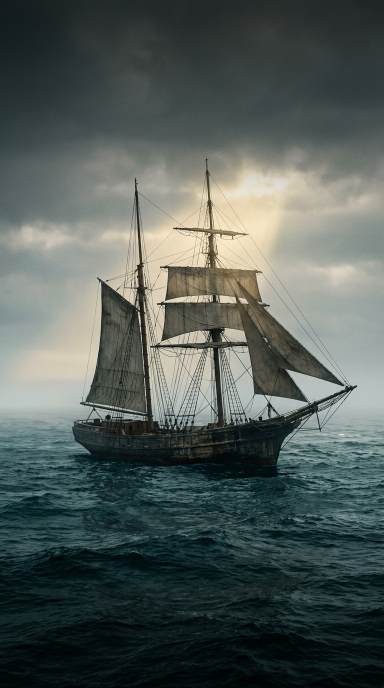
#> input picture new_channel_detective_timeglass/episodes/mary_celeste_001/assets/01_ship_at_sea.png, 768 x 1376 px, found by its file name (shown at 1/2 size)
$ python -i render_episode.py   (imports and definitions only)
#> lines starting #> are read from the running program, lines starting #| are printed output that depends on the picture
#!/usr/bin/env python3
"""Render a private 9:16 image-based Ben's Casebook pilot; never uploads to YouTube.

Requires Pillow, numpy, imageio-ffmpeg. All human poses come from separately
generated stills (not a character rig). Multiple distinct evidence stills plus
case-room portrait, later Ben clue pose, and port ending. No music.
"""
from __future__ import annotations
import math
import subprocess
import tempfile
import wave
from pathlib import Path

import numpy as np
from PIL import Image, ImageDraw, ImageFont, ImageOps
from imageio_ffmpeg import get_ffmpeg_exe

ROOT=Path(__file__).resolve().parent
BRAND=ROOT.parents[1]
ASSETS=ROOT/'assets'
AUDIO=ROOT/'audio'
OUTPUT=ROOT/'Mary_Celeste_Bens_Casebook_DRAFT_1080x1920.mp4'
W,H,FPS=1080,1920,30
WHITE=(250,247,232)
LIME=(210,239,112)
FONT_HEAD=BRAND/'assets/fonts/Anton-Regular.ttf'
FONT_BODY=BRAND/'assets/fonts/DMSans.ttf'
VOICE=[AUDIO/f'{i:02d}_{name}.wav' for i,name in enumerate(
    ['hook','ben','discovery','evidence','hypothesis','end'],1)]


# [23 lines left out: functions typography, cutout, not called in this run]


def source_image(name):
    # The three affected source PNGs were cleaned before delivery: no
    # screenshot UI, anachronistic foreground tool, or modern port buildings.
#> called with name = 'assets/01_ship_at_sea.png'
    return Image.open(ASSETS/name).convert('RGB')
#> returned value is the input picture: PIL image 768x1376 RGB; mean R, G, B 82.8, 92.2, 88.4


def plate(name,word=None,small=None,ben=None):
    if name=='case_room':
        image=Image.open(BRAND/'assets/realistic_case_room_background.png').convert('RGB')
    else:
        image=source_image(name)
    image=ImageOps.fit(image,(W,H),method=Image.Resampling.LANCZOS,centering=(.5,.45)).convert('RGBA')
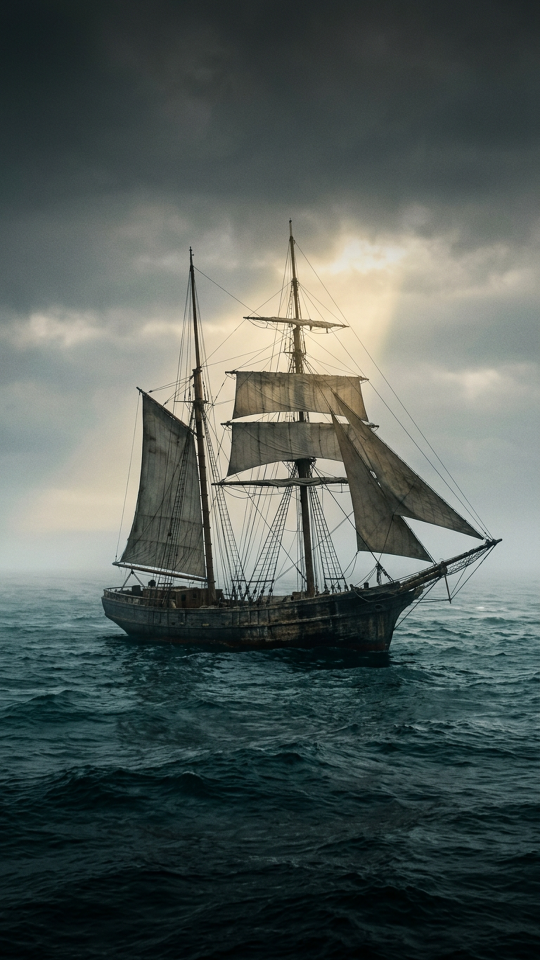
#> image: PIL image 1080x1920 RGBA (shown at 1/2 size); mean R, G, B, A 83.4, 92.8, 88.9, 255
    # Original illustrations, not purported historical photographs.
    shade=Image.new('RGBA',(W,H),(0,0,0,0));sd=ImageDraw.Draw(shade)
#> after `shade = Image.new('RGBA', (W, H), (0, 0, 0, 0))`: shade: PIL image 1080x1920 RGBA; every value is 0
    for y in range(0,560,8):
        alpha=round(115*(1-y/560))
        sd.rectangle((0,y,W,y+8),fill=(4,15,20,alpha))
    image=Image.alpha_composite(image,shade)
    if ben:
        if ben=='intro':
            character=Image.open(BRAND/'assets/male_detective_cutout_v2.png').convert('RGBA')
            size=(850,850);xy=(119,577)
        else:
            character=cutout(ASSETS/'detective_ben_clue_pose.png')
            size=(770,770);xy=(152,708)
        image.alpha_composite(character.resize(size,Image.Resampling.LANCZOS),xy)
    im=image.convert('RGB');d=ImageDraw.Draw(im)
    font=ImageFont.truetype(str(FONT_BODY),27)
    d.text((75,110),'ILLUSTRATED RECONSTRUCTION',font=font,fill=(235,236,218),
           stroke_width=1,stroke_fill=(4,15,19))
    if word:typography(im,word,small)
    return im


# [31 lines left out: function read_voice_and_timeline, not called in this run]


def call(args):
    subprocess.run(args,check=True,stdout=subprocess.DEVNULL,stderr=subprocess.PIPE)


# [45 lines left out: function main, not called in this run]

# [1 line not run here, left out]

>>> result = plate('assets/01_ship_at_sea.png')

$ run again, on new_channel_detective_timeglass/episodes/mary_celeste_001/assets/05_ship_to_port.png
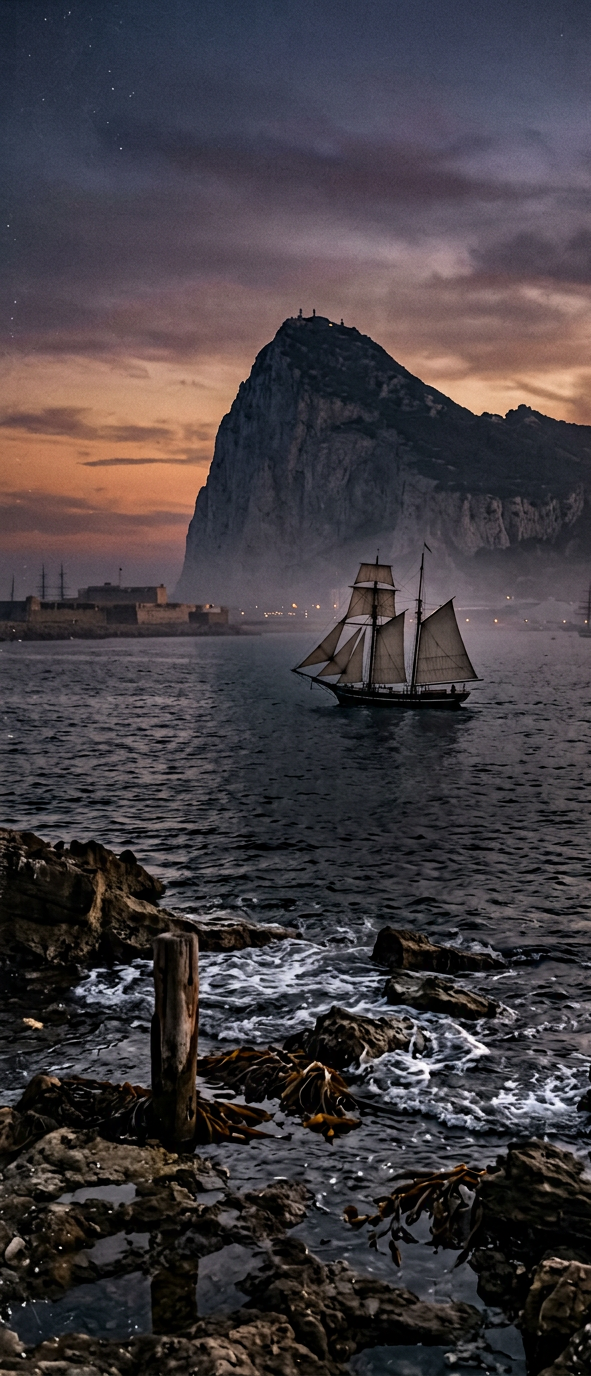
#> input picture new_channel_detective_timeglass/episodes/mary_celeste_001/assets/05_ship_to_port.png, 591 x 1376 px, found by its file name
#> in source_image, returned value is the input picture: PIL image 591x1376 RGB; mean R, G, B 67.3, 61.1, 65.2
#> in plate, `image=ImageOps.fit(image,(W,H),method=Image.Resampling.LANCZOS,centeri..`:
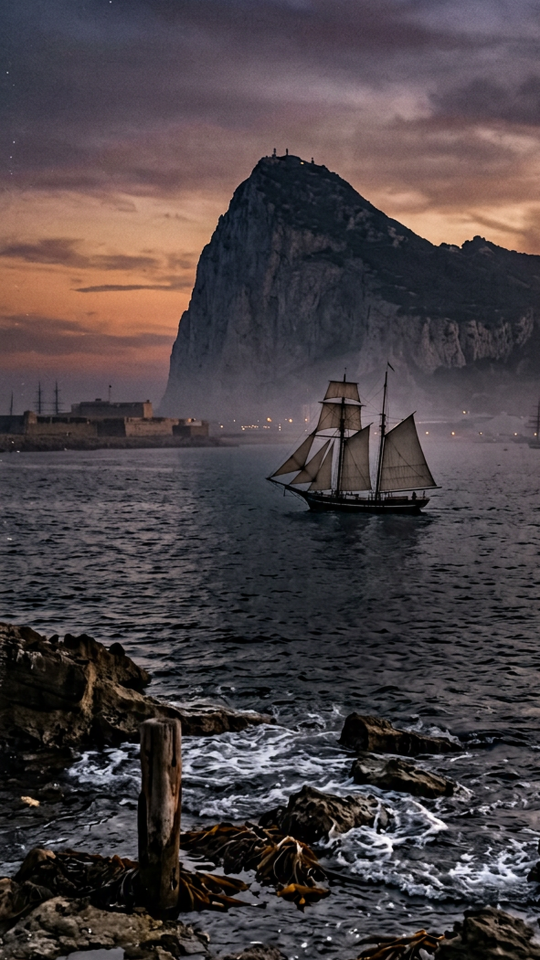
#> image: PIL image 1080x1920 RGBA (shown at 1/2 size); mean R, G, B, A 74.5, 66, 68.9, 255
#> shade: PIL image 1080x1920 RGBA; every value is 0
#> in plate, `image=Image.alpha_composite(image,shade)`:
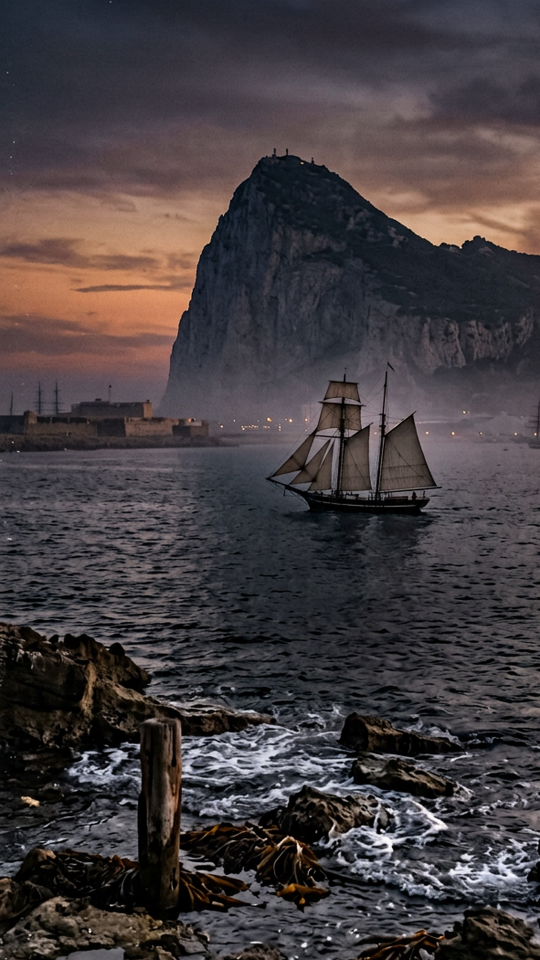
#> image: PIL image 1080x1920 RGBA (shown at 1/2 size); mean R, G, B, A 68.4, 61.6, 64.2, 255

$ run again, on new_channel_detective_timeglass/episodes/mary_celeste_001/assets/06_empty_davits.png
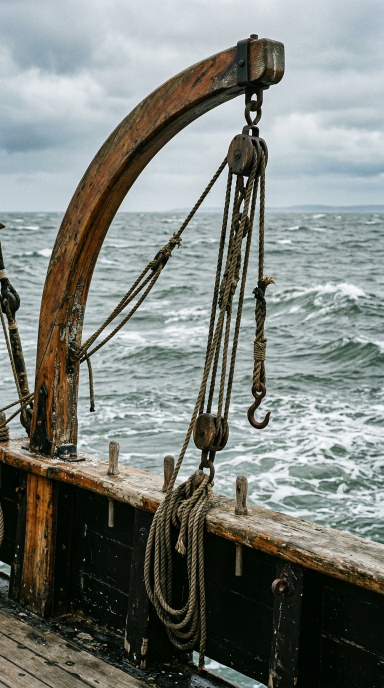
#> input picture new_channel_detective_timeglass/episodes/mary_celeste_001/assets/06_empty_davits.png, 768 x 1376 px, found by its file name (shown at 1/2 size)
#> in source_image, returned value is the input picture: PIL image 768x1376 RGB; mean R, G, B 123.4, 127.8, 122.7
#> in plate, `image=ImageOps.fit(image,(W,H),method=Image.Resampling.LANCZOS,centeri..`:
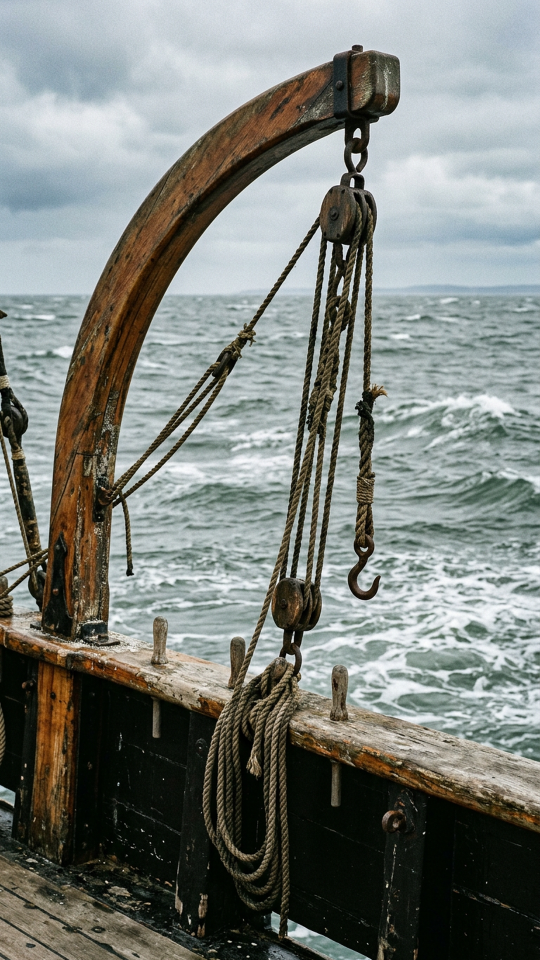
#> image: PIL image 1080x1920 RGBA (shown at 1/2 size); mean R, G, B, A 123.4, 127.7, 122.6, 255
#> shade: PIL image 1080x1920 RGBA; every value is 0
#> in plate, `image=Image.alpha_composite(image,shade)`:
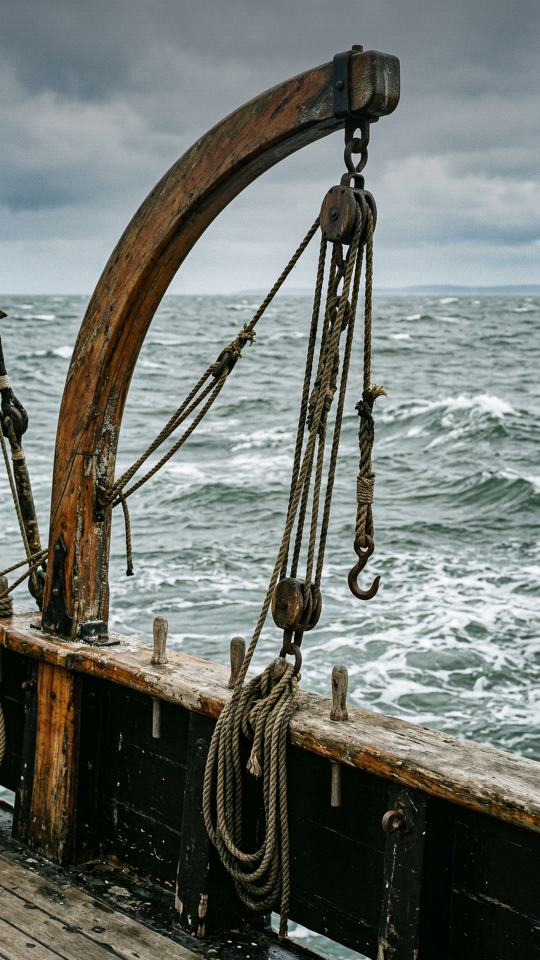
#> image: PIL image 1080x1920 RGBA (shown at 1/2 size); mean R, G, B, A 112, 116.6, 111.6, 255

$ run again, on new_channel_detective_timeglass/episodes/mary_celeste_001/assets/07_chart_uncertainty.png
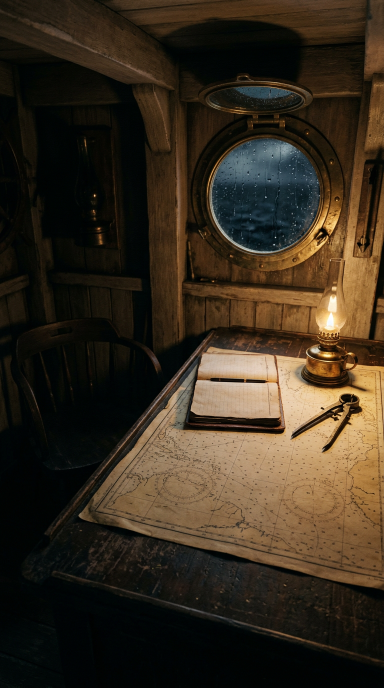
#> input picture new_channel_detective_timeglass/episodes/mary_celeste_001/assets/07_chart_uncertainty.png, 768 x 1376 px, found by its file name (shown at 1/2 size)
#> in source_image, returned value is the input picture: PIL image 768x1376 RGB; mean R, G, B 55.2, 44.4, 30
#> in plate, `image=ImageOps.fit(image,(W,H),method=Image.Resampling.LANCZOS,centeri..`:
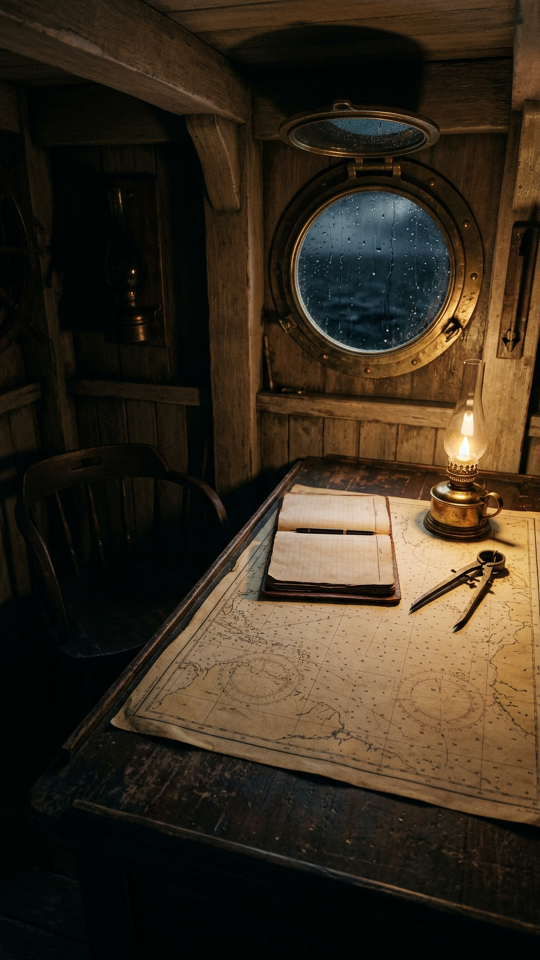
#> image: PIL image 1080x1920 RGBA (shown at 1/2 size); mean R, G, B, A 55.4, 44.6, 30.1, 255
#> shade: PIL image 1080x1920 RGBA; every value is 0
#> in plate, `image=Image.alpha_composite(image,shade)`:
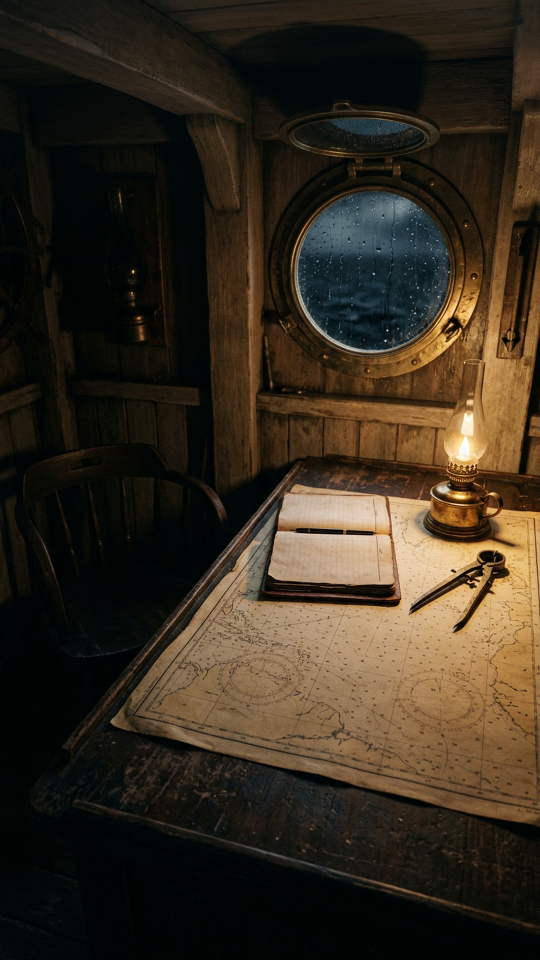
#> image: PIL image 1080x1920 RGBA (shown at 1/2 size); mean R, G, B, A 53.2, 43.7, 30.3, 255
